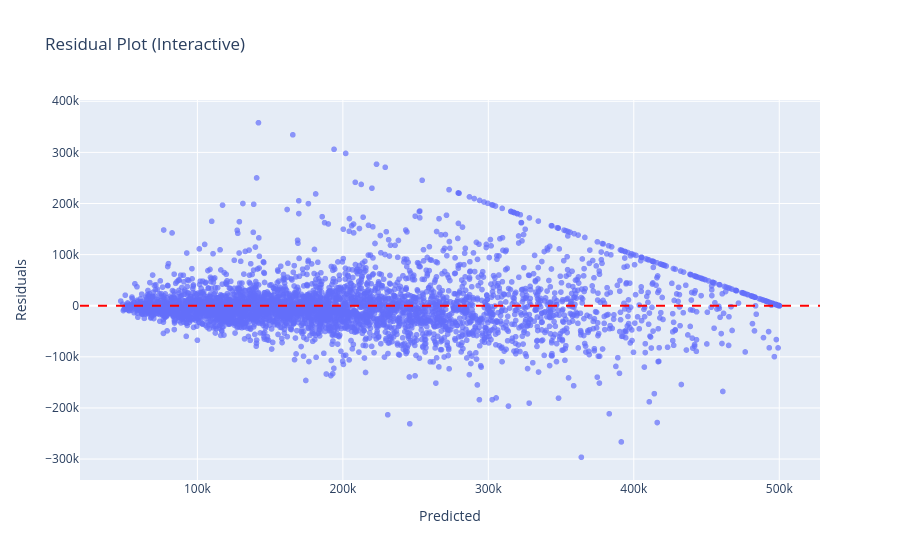

Notebook cell for this chart:
### Code cell
residuals = y_test - y_pred

df_res = pd.DataFrame({
    "Predicted": y_pred,
    "Residuals": residuals
})

fig = px.scatter(
    df_res,
    x="Predicted",
    y="Residuals",
    title="Residual Plot (Interactive)",
    opacity=0.7
)


fig.add_hline(y=0, line_dash="dash", line_color="red")

fig.show()

### Figure 1 — Plotly figure (JSON) as saved in the notebook; plotly's stock layout.template omitted (floating-point values rounded to 4 significant figures; data arrays with more than 128 entries replaced by an {"elided": "..."} marker saying what was removed)
{"data": [{"hovertemplate": "Predicted=%{x}<br>Residuals=%{y}<extra></extra>", "legendgroup": "", "marker": {"color": "#636efa", "opacity": 0.7, "symbol": "circle"}, "mode": "markers", "name": "", "showlegend": false, "type": "scattergl", "x": {"elided": "4128 float values"}, "xaxis": "x", "y": {"elided": "4128 float values"}, "yaxis": "y"}], "layout": {"legend": {"tracegroupgap": 0}, "shapes": [{"line": {"color": "red", "dash": "dash"}, "type": "line", "x0": 0, "x1": 1, "xref": "x domain", "y0": 0, "y1": 0, "yref": "y"}], "title": {"text": "Residual Plot (Interactive)"}, "xaxis": {"anchor": "y", "domain": [0, 1], "title": {"text": "Predicted"}}, "yaxis": {"anchor": "x", "domain": [0, 1], "title": {"text": "Residuals"}}}}
